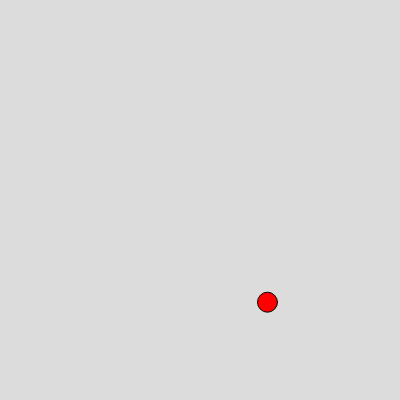
Frame 1 (no input)
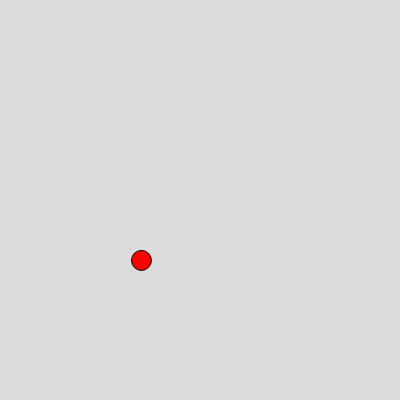
Frame 60 (no input)
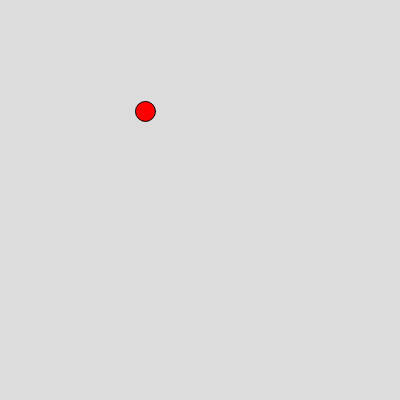
Frame 120 (the mouse pressed at the canvas centre since frame 60)

The p5.js sketch that drew these frames (run headless with seeded random() and noise() and a simulated clock; from frame 60 on, the mouse is pressed at the canvas centre):

// p5.js sketch
// ── sketch.js
let xoff = 0;
let xoff2 = 10000;

function setup() {
  createCanvas(400, 400);
}

function draw() {
  background(220);
  xoff += 0.01;
  xoff2 += 0.02;
  let x = map(noise(xoff), 0, 1, 0, width);
  let y = map(noise(xoff2), 0, 1, 0, width);

  console.log(xoff);
  fill(color("red"));
  ellipse(x, y, 20, 20);
}

// ── Walker.js
class Walker {
  constructor(x, y) {
    this.pos = createVector(x, y);
  }
  update() {
    this.pos.x = this.pos.x + random(-1, 1);
    this.pos.y = this.pos.y + random(-1, 1);
  }
  show() {
    point(this.pos.x, this.pos.y);
  }
}

// ── sketchVector.js
let Walkers;
function setup() {
  createCanvas(400, 400);
  Walkers = new Walker(200, 200);
}

function draw() {
  background(25);
  strokeWeight(3);
  stroke(color("red"));
  Walkers.show();
}
